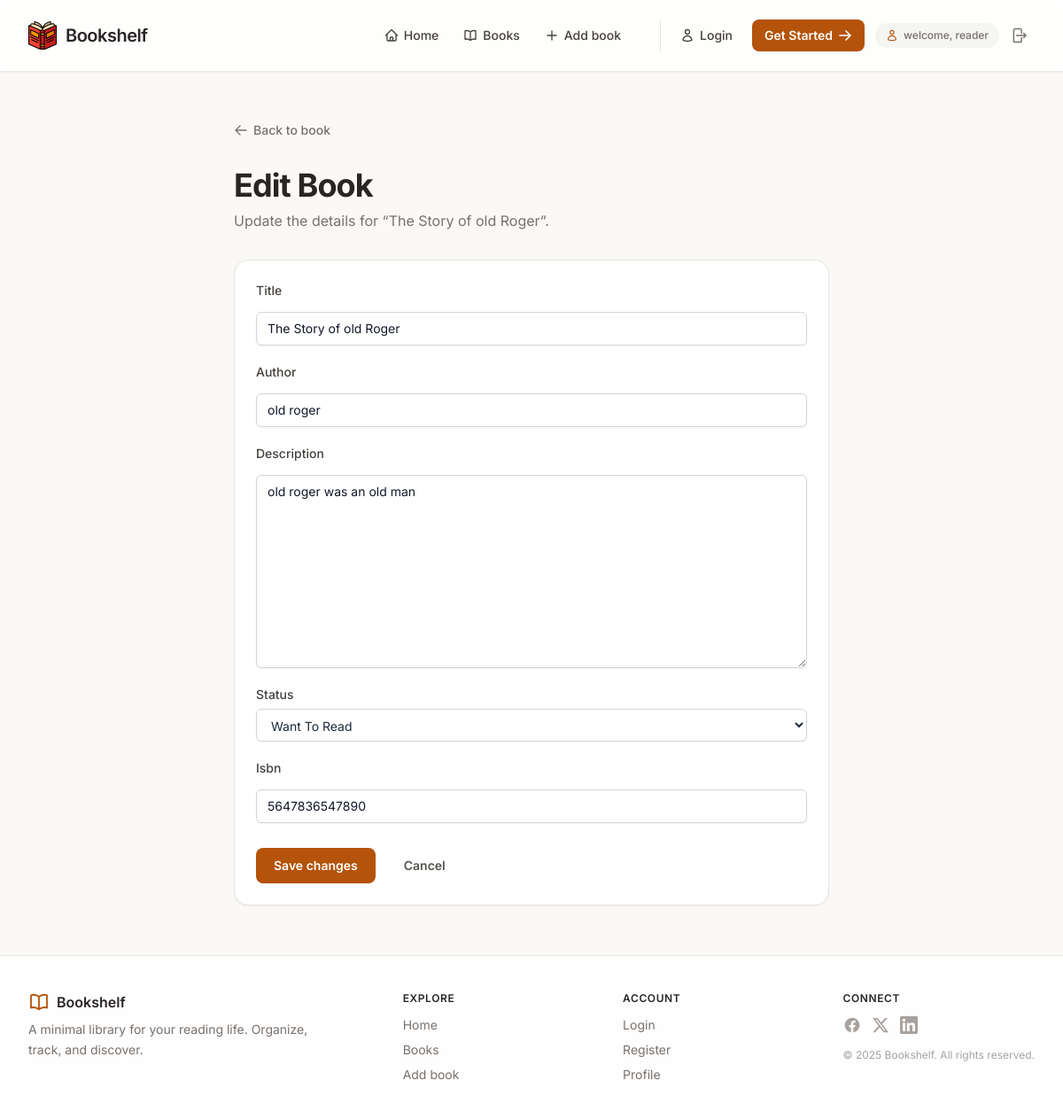
The page /book/2/edit/ on the database its author committed.
### shelf/models.py (models this page shows, shortened)
class Book(models.Model):
    STATUS_CHOICES=[
        ("want", "Want To Read"),
        ("reading", "Currently Reading"),
        ("read", "Finished"),
    ]
    title = models.CharField(max_length=200)
    author = models.CharField(max_length = 200)
    description = models.TextField()
    isbn = models.CharField(max_length=200)
    status = models.CharField(max_length=10, choices=STATUS_CHOICES, default="want")
    published_at = models.DateField(blank=True, null=True, auto_now_add=True )
    updated_at = models.DateField(blank=True, null=True, auto_now=True)
    class Meta:
        ordering = ['published_at']

### shelf/views.py (the view)
# urls.py: path('book/<int:pk>/edit/', views.book_edit, name='book_edit'),
def book_edit(request, pk):
    try:
        book = Book.objects.get(pk=pk)
    except Book.DoesNotExist:
        messages.error(request, 'Book not found.')
        return redirect('shelf:books')
    if request.method == 'POST':
        form = BookForm(request.POST, instance=book)
        if form.is_valid():
            form.save()
            messages.success(request, 'Book updated successfully!')
            return redirect('shelf:book_detail', pk=book.pk)
        else:
            messages.error(request, 'Error updating book. Please check the form for errors.')
    else:
        form = BookForm(instance=book)
    context = {
        'form': form,
        'book': book,
    }
    return render(request, 'shelf/book_edit.html', context)

### shelf/forms.py
class BookForm(forms.ModelForm):
    class Meta:
      model = Book
      fields = ['title', 'author', 'description', 'status', 'isbn']
      widgets = {
        'title': forms.TextInput(attrs={'class': INPUT_CLASSES, 'placeholder': 'Enter book title'}),
        'author': forms.TextInput(attrs={'class': INPUT_CLASSES, 'placeholder': 'Enter author name'}),
        'description': forms.Textarea(attrs={'class': TEXTAREA_CLASSES, 'placeholder': 'Enter book description'}),
        'status': forms.Select(attrs={'class': SELECT_CLASSES}),
        'isbn': forms.TextInput(attrs={'class': INPUT_CLASSES, 'placeholder': 'Enter ISBN'}),
      }

### shelf/templates/shelf/book_edit.html (shortened to what this page needs)
{% extends "layout.html" %}
{% block content %}
<div class="flex flex-col gap-8 max-w-2xl mx-auto">
  <a href="{% url 'shelf:book_detail' book.id %}"
     class="inline-flex items-center gap-1.5 text-sm font-medium text-stone-500 hover:text-amber-700 transition-colors w-fit">
    <svg class="w-4 h-4" fill="none" stroke="currentColor" stroke-width="2" viewBox="0 0 24 24">
      <path stroke-linecap="round" stroke-linejoin="round" d="M10.5 19.5L3 12m0 0l7.5-7.5M3 12h18" />
    </svg>
    Back to book
  </a>
  <div>
    <h1 class="text-3xl md:text-4xl font-bold tracking-tight text-stone-800">Edit Book</h1>
    <p class="text-stone-500 mt-2">Update the details for “{{ book.title }}”.</p>
  </div>
  <form method="post" class="bg-white border border-stone-200 rounded-2xl shadow-sm p-6 flex flex-col gap-5">
    {% for field in form %}
      <div class="flex flex-col gap-1.5">
        <label for="{{ field.id_for_label }}" class="text-sm font-medium text-stone-700">
          {{ field.label }}
        </label>
        {{ field }}
      </div>
    {% endfor %}
    <div class="flex items-center gap-3 pt-2">
      <button type="submit"
              class="inline-flex items-center gap-2 px-5 py-2.5 bg-amber-700 hover:bg-amber-800 text-white text-sm font-semibold rounded-lg shadow-sm hover:shadow transition-all">
        Save changes
      </button>
      <a href="{% url 'shelf:book_detail' book.id %}"
         class="inline-flex items-center gap-2 px-5 py-2.5 text-stone-600 hover:text-stone-800 text-sm font-semibold rounded-lg transition-colors">
        Cancel
      </a>
    </div>
  </form>
</div>
{% endblock %}

### templates/layout.html (style rules this page uses)
* { font-family: 'Inter', system-ui, sans-serif; }

### rows shown on the page
Book: title "The Story of old Roger", form "The Story of old Roger" "old roger" "old roger was an old man" "Want To Read" "5647836547890"

### other values the page prints
{{ field.label }} "Title" "Author" "Description" "Status" "Isbn"
